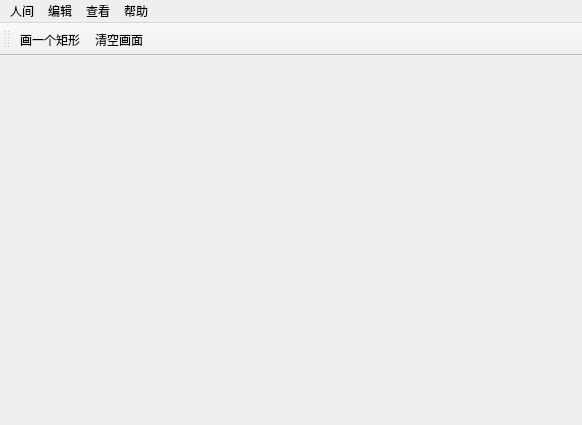
<?xml version="1.0" encoding="UTF-8"?>
<ui version="4.0">
 <class>Mainwindow</class>
 <widget class="QMainWindow" name="Mainwindow">
  <property name="geometry">
   <rect>
    <x>0</x>
    <y>0</y>
    <width>582</width>
    <height>425</height>
   </rect>
  </property>
  <widget class="QMenuBar" name="menuBar">
   <property name="geometry">
    <rect>
     <x>0</x>
     <y>0</y>
     <width>582</width>
     <height>33</height>
    </rect>
   </property>
   <widget class="QMenu" name="menu">
    <property name="title">
     <string>人间</string>
    </property>
    <addaction name="actionDraw"/>
   </widget>
   <widget class="QMenu" name="menu_2">
    <property name="title">
     <string>编辑</string>
    </property>
   </widget>
   <widget class="QMenu" name="menu_3">
    <property name="title">
     <string>查看</string>
    </property>
   </widget>
   <widget class="QMenu" name="menu_4">
    <property name="title">
     <string>帮助</string>
    </property>
   </widget>
   <addaction name="menu"/>
   <addaction name="menu_2"/>
   <addaction name="menu_3"/>
   <addaction name="menu_4"/>
  </widget>
  <widget class="QToolBar" name="toolBar">
   <property name="windowTitle">
    <string>toolBar</string>
   </property>
   <attribute name="toolBarArea">
    <enum>TopToolBarArea</enum>
   </attribute>
   <attribute name="toolBarBreak">
    <bool>false</bool>
   </attribute>
   <addaction name="actionDraw"/>
   <addaction name="actionClear"/>
  </widget>
  <action name="actionDraw">
   <property name="text">
    <string>画一个矩形</string>
   </property>
   <property name="menuRole">
    <enum>QAction::MenuRole::NoRole</enum>
   </property>
  </action>
  <action name="actionClear">
   <property name="text">
    <string>清空画面</string>
   </property>
   <property name="menuRole">
    <enum>QAction::MenuRole::NoRole</enum>
   </property>
  </action>
 </widget>
 <resources/>
 <connections/>
</ui>
